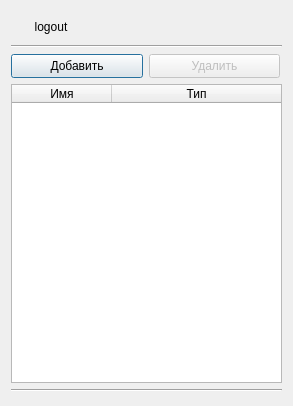
<?xml version="1.0" encoding="UTF-8"?>
<ui version="4.0">
 <class>adminDialog</class>
 <widget class="QDialog" name="adminDialog">
  <property name="windowModality">
   <enum>Qt::ApplicationModal</enum>
  </property>
  <property name="geometry">
   <rect>
    <x>0</x>
    <y>0</y>
    <width>293</width>
    <height>406</height>
   </rect>
  </property>
  <property name="minimumSize">
   <size>
    <width>293</width>
    <height>406</height>
   </size>
  </property>
  <property name="maximumSize">
   <size>
    <width>293</width>
    <height>406</height>
   </size>
  </property>
  <property name="windowTitle">
   <string>Dialog</string>
  </property>
  <property name="modal">
   <bool>true</bool>
  </property>
  <layout class="QVBoxLayout" name="verticalLayout_4">
   <item>
    <layout class="QVBoxLayout" name="verticalLayout_3">
     <item>
      <layout class="QVBoxLayout" name="verticalLayout_2">
       <item>
        <layout class="QHBoxLayout" name="horizontalLayout_2">
         <item>
          <widget class="QPushButton" name="logoutButton">
           <property name="maximumSize">
            <size>
             <width>80</width>
             <height>25</height>
            </size>
           </property>
           <property name="focusPolicy">
            <enum>Qt::NoFocus</enum>
           </property>
           <property name="text">
            <string>logout</string>
           </property>
           <property name="icon">
            <iconset resource="resources.qrc">
             <normaloff>:/icons/Go-previous.svg</normaloff>:/icons/Go-previous.svg</iconset>
           </property>
           <property name="iconSize">
            <size>
             <width>32</width>
             <height>32</height>
            </size>
           </property>
           <property name="flat">
            <bool>true</bool>
           </property>
          </widget>
         </item>
         <item>
          <spacer name="horizontalSpacer">
           <property name="orientation">
            <enum>Qt::Horizontal</enum>
           </property>
           <property name="sizeHint" stdset="0">
            <size>
             <width>68</width>
             <height>20</height>
            </size>
           </property>
          </spacer>
         </item>
        </layout>
       </item>
       <item>
        <widget class="Line" name="line_2">
         <property name="orientation">
          <enum>Qt::Horizontal</enum>
         </property>
        </widget>
       </item>
      </layout>
     </item>
     <item>
      <layout class="QVBoxLayout" name="verticalLayout">
       <item>
        <layout class="QHBoxLayout" name="horizontalLayout">
         <item>
          <widget class="QPushButton" name="addButton">
           <property name="minimumSize">
            <size>
             <width>132</width>
             <height>24</height>
            </size>
           </property>
           <property name="maximumSize">
            <size>
             <width>132</width>
             <height>24</height>
            </size>
           </property>
           <property name="text">
            <string>Добавить</string>
           </property>
           <property name="icon">
            <iconset resource="resources.qrc">
             <normaloff>:/icons/List-add.svg</normaloff>:/icons/List-add.svg</iconset>
           </property>
           <property name="default">
            <bool>false</bool>
           </property>
           <attribute name="buttonGroup">
            <string notr="true">buttonGroup</string>
           </attribute>
          </widget>
         </item>
         <item>
          <widget class="QPushButton" name="removeButton">
           <property name="enabled">
            <bool>false</bool>
           </property>
           <property name="minimumSize">
            <size>
             <width>131</width>
             <height>24</height>
            </size>
           </property>
           <property name="maximumSize">
            <size>
             <width>131</width>
             <height>24</height>
            </size>
           </property>
           <property name="text">
            <string>Удалить</string>
           </property>
           <property name="icon">
            <iconset resource="resources.qrc">
             <normaloff>:/icons/List-remove.svg</normaloff>:/icons/List-remove.svg</iconset>
           </property>
           <attribute name="buttonGroup">
            <string notr="true">buttonGroup</string>
           </attribute>
          </widget>
         </item>
        </layout>
       </item>
       <item>
        <widget class="QTableWidget" name="tableWidget">
         <property name="minimumSize">
          <size>
           <width>271</width>
           <height>299</height>
          </size>
         </property>
         <property name="maximumSize">
          <size>
           <width>271</width>
           <height>299</height>
          </size>
         </property>
         <property name="sizeAdjustPolicy">
          <enum>QAbstractScrollArea::AdjustIgnored</enum>
         </property>
         <property name="editTriggers">
          <set>QAbstractItemView::NoEditTriggers</set>
         </property>
         <property name="selectionMode">
          <enum>QAbstractItemView::MultiSelection</enum>
         </property>
         <property name="selectionBehavior">
          <enum>QAbstractItemView::SelectRows</enum>
         </property>
         <attribute name="horizontalHeaderShowSortIndicator" stdset="0">
          <bool>false</bool>
         </attribute>
         <attribute name="horizontalHeaderStretchLastSection">
          <bool>true</bool>
         </attribute>
         <attribute name="verticalHeaderCascadingSectionResizes">
          <bool>false</bool>
         </attribute>
         <attribute name="verticalHeaderDefaultSectionSize">
          <number>50</number>
         </attribute>
         <attribute name="verticalHeaderHighlightSections">
          <bool>false</bool>
         </attribute>
         <column>
          <property name="text">
           <string>Имя</string>
          </property>
          <property name="font">
           <font>
            <family>Liberation Sans</family>
           </font>
          </property>
         </column>
         <column>
          <property name="text">
           <string>Тип</string>
          </property>
         </column>
        </widget>
       </item>
       <item>
        <widget class="Line" name="line">
         <property name="minimumSize">
          <size>
           <width>118</width>
           <height>3</height>
          </size>
         </property>
         <property name="orientation">
          <enum>Qt::Horizontal</enum>
         </property>
        </widget>
       </item>
      </layout>
     </item>
    </layout>
   </item>
  </layout>
 </widget>
 <resources>
  <include location="resources.qrc"/>
 </resources>
 <connections/>
 <buttongroups>
  <buttongroup name="buttonGroup"/>
 </buttongroups>
</ui>
